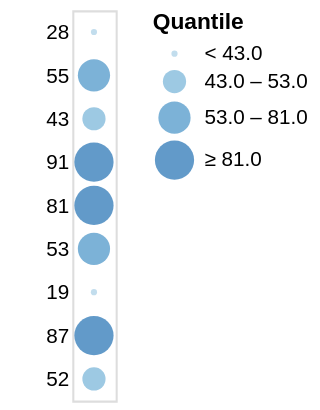

Vega-Lite specification for this chart:
### Vega specification from a JSON file in a GitHub repository (floating-point values rounded to 4 significant figures)
{"$schema": "https://vega.github.io/schema/vega/v4.json", "description": "A simple bar chart with embedded data.", "autosize": "pad", "padding": 5, "width": 21, "style": "cell", "data": [{"name": "source_0", "values": [{"a": "A", "b": 28}, {"a": "B", "b": 55}, {"a": "C", "b": 43}, {"a": "D", "b": 91}, {"a": "E", "b": 81}, {"a": "F", "b": 53}, {"a": "G", "b": 19}, {"a": "H", "b": 87}, {"a": "I", "b": 52}]}], "signals": [{"name": "y_step", "value": 21}, {"name": "height", "update": "bandspace(domain('y').length, 1, 0.5) * y_step"}], "marks": [{"name": "marks", "type": "symbol", "style": ["circle"], "from": {"data": "source_0"}, "encode": {"update": {"opacity": {"value": 0.7}, "fill": [{"test": "datum[\"b\"] === null || isNaN(datum[\"b\"])", "value": null}, {"scale": "color", "field": "b"}], "tooltip": {"signal": "{\"b\": ''+datum[\"b\"], \"Quantile\": format(datum[\"b\"], \"\")}"}, "x": {"signal": "width", "mult": 0.5}, "y": {"scale": "y", "field": "b"}, "size": {"scale": "size", "field": "b"}, "shape": {"value": "circle"}}}}], "scales": [{"name": "y", "type": "point", "domain": {"data": "source_0", "field": "b"}, "range": {"step": {"signal": "y_step"}}, "padding": 0.5}, {"name": "color", "type": "quantile", "domain": {"data": "source_0", "field": "b"}, "range": {"scheme": "blues", "count": 4}}, {"name": "size", "type": "quantile", "domain": {"data": "source_0", "field": "b"}, "range": [9, 126.3, 243.7, 361]}], "axes": [{"scale": "y", "orient": "left", "grid": false, "domain": false, "ticks": false, "zindex": 1}], "legends": [{"title": "Quantile", "fill": "color", "gradientLength": {"signal": "clamp(height, 100, 200)"}, "labelOverlap": "greedy", "encode": {"symbols": {"update": {"shape": {"value": "circle"}, "opacity": {"value": 0.7}}}}, "size": "size"}], "config": {"axisY": {"minExtent": 30}}}
